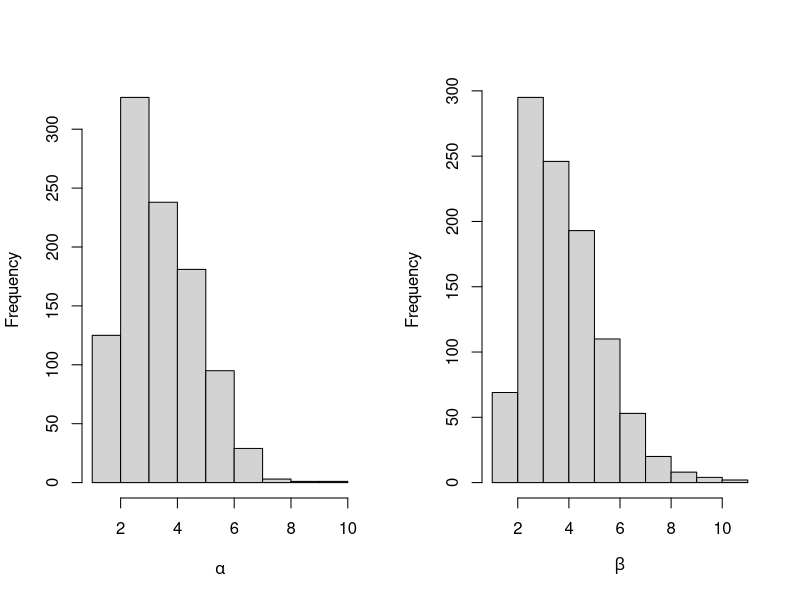
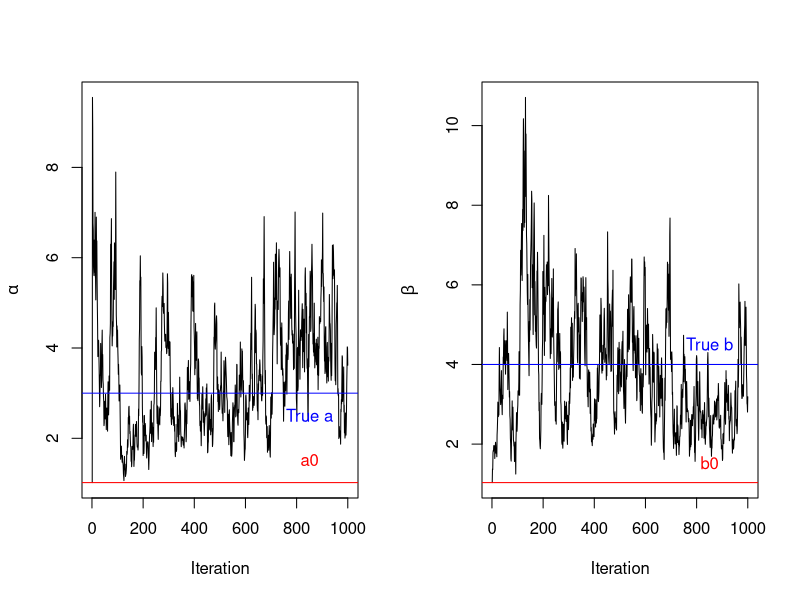

Source code (R) for these figures, in order:
## ---- chunk 1
knitr::opts_chunk$set(echo = TRUE, cache = TRUE)
## ---- chunk 2
set.seed(1)
# true data distribution
N <- 100  # 100 Xi observations
truea <- 3
trueb <- 4
X <- rexp(n = N, truea*trueb) #create 100 observations where X~exp(ab)

Xsum = sum(X) # for later use

# set up priors (mean)
a0 <- mean(rgamma(1000, shape = 1, rate = 1))
b0 <- mean(rgamma(1000, shape = 1, rate = 1))
## ---- chunk 3
set.seed(1)
# store posterior samples of a and b
alphas <- c()
betas <- c()

# input a0, b0
# we are choosing the starting points to be the mean of our prior distribution
alphas[1] <- a0
betas[1] <- b0

# choose how many iterations of Gibbs sampling to run
j <- 1000
## ---- chunk 4
set.seed(1)
# run for j (1000) iterations

for(i in 2:j){
# update a and b
a <- rgamma(n = 1, shape = N+1, rate = betas[i-1]*Xsum + 1)
alphas[i] <- a

b <- rgamma(n = 1, shape = N+1, rate = alphas[i]*Xsum + 1)
betas[i] <- b
}
## ---- chunk 5
set.seed(1)
# Histogram of samples
par(mfrow=c(1,2))
hist(alphas, xlab = expression(alpha), main = '')
hist(betas, xlab = expression(beta), main = '')
## ---- chunk 6
set.seed(1)
iterations <- 1:j
par(mfrow=c(1,2))
plot(alphas ~ iterations, xlab = 'Iteration', ylab = expression(alpha), type = 'l')
abline(h = a0, col = "red")
text(x=850, y= a0 + 0.5, 'a0', col = "red")
abline(h = truea, col = "blue")
text(x=850, y=truea-0.5, 'True a', col = "blue")
plot(betas ~ iterations, xlab = 'Iteration', ylab = expression(beta), type = 'l')
abline(h = b0, col = "red")
text(x=850, y=b0 + 0.5, 'b0', col = "red")
abline(h = trueb, col = "blue")
text(x=850, y=trueb+0.5, 'True b', col = "blue")
